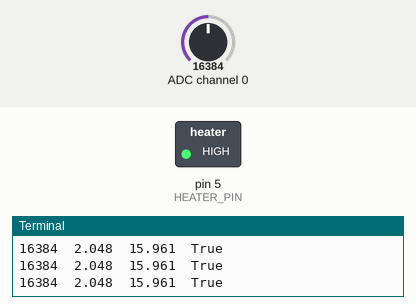
A program run on a simulated Raspberry Pi (header pin numbers). On the bench: switched loads named in the program (green lamp = pin HIGH), the last lines printed to the terminal. Inputs (shaded band) come from the test bench; at power-on: ADC channel 0 = 16384 (analog values on the 0–32767 scale).

Above: at 1.2 s.
1.3 s: ADC channel 0 set to 25560
2.8 s: ADC channel 0 set to 26584
At 3.6 s:
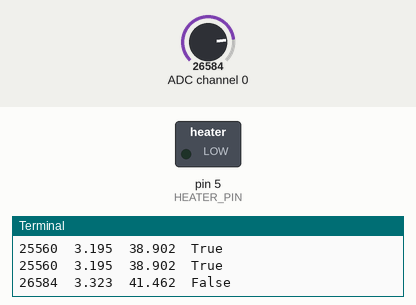
4.6 s: ADC channel 0 set to 22936
At 5.3 s:
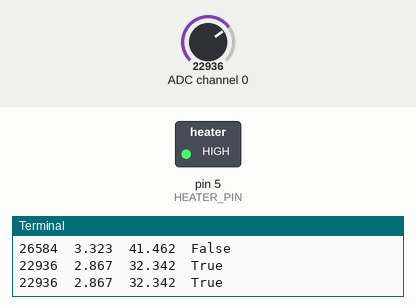
6.1 s: ADC channel 0 set to 28834
At 7.0 s:
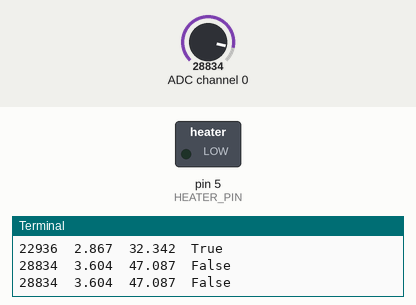
Timing chart, 0 to 8.7 s (numbered marks = the images above; inputs shaded):
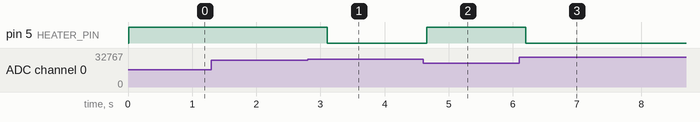

The program:

regulator.py
```python
#!/usr/bin/env python3

import time
import board
import busio
import adafruit_ads1x15.ads1115 as ADS
from adafruit_ads1x15.analog_in import AnalogIn

import RPi.GPIO as GPIO

TARGET_TEMPERATURE = 40
HEATER_PIN = 5

def main():
    i2c = busio.I2C(board.SCL, board.SDA)

    # wir verwenden den 1115
    ads = ADS.ADS1115(i2c)
    # Channel 0 auslesen
    chan_0 = AnalogIn(ads, ADS.P0)

    # GPIO.setmode(GPIO.BOARD)
    GPIO.setup(HEATER_PIN, GPIO.OUT)

    print("{:>5}\t{:>5}\t{:>5}\t{}".format('raw0', 'v0', 'temp', 'on'))

    while True:
        heater_voltage = chan_0.voltage
        temperature = (heater_voltage - 1.25) / 0.05
        heater_on = temperature < TARGET_TEMPERATURE
        GPIO.output(HEATER_PIN, GPIO.HIGH if heater_on else GPIO.LOW)

        print("{:>5}\t{:>5.3f}\t{:>5.3f}\t{}"
            .format(chan_0.value, heater_voltage, temperature, heater_on))
        time.sleep(0.5)

if __name__ == '__main__':
	main()
```

Measured:
- the behaviour switches between 25992 and 26000 on ADC channel 0 (found by bisection; images 0 and 1)
- after the input at 2.8 s, pin 5 (HEATER_PIN): HIGH → LOW after 0.31 s
- after the input at 4.6 s, pin 5 (HEATER_PIN): LOW → HIGH after 0.06 s
- after the input at 6.1 s, pin 5 (HEATER_PIN): HIGH → LOW after 0.10 s
